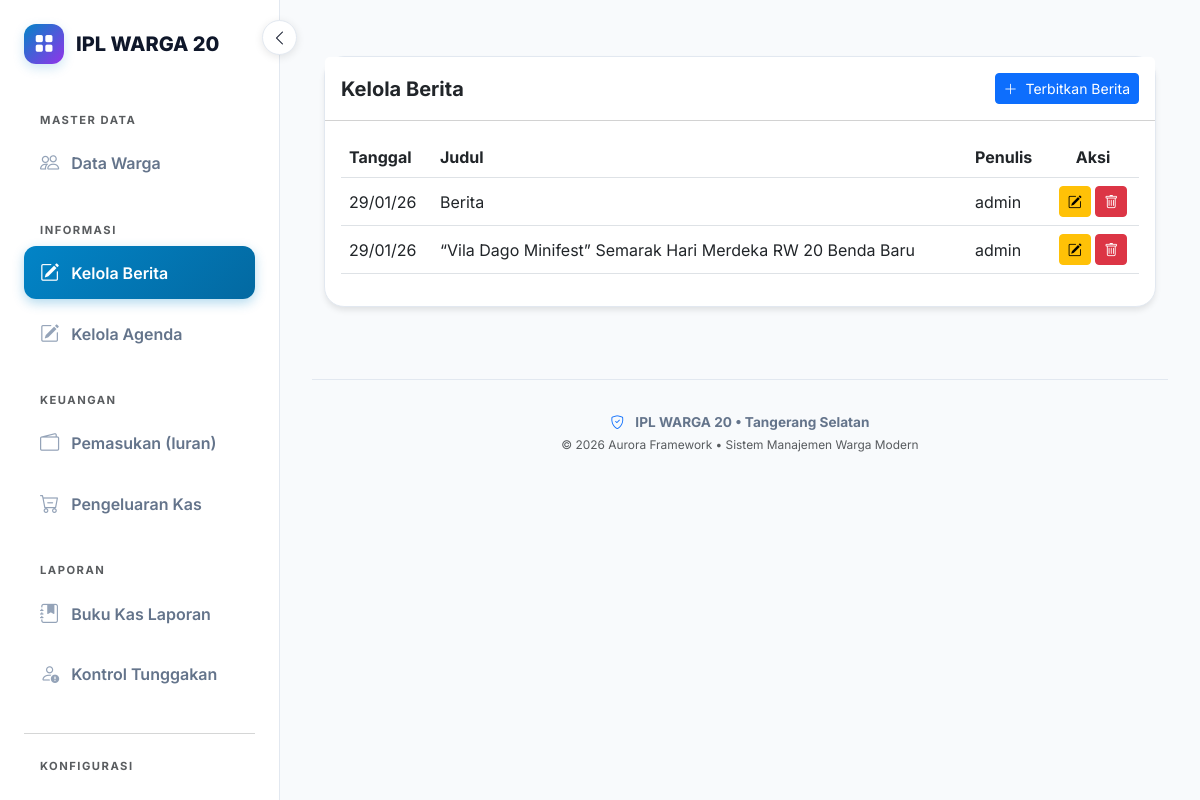
The app's page /admin/berita (signed in) with its own data.
### models.py (models this page shows)
class Identitas(db.Model):
    id = db.Column(db.Integer, primary_key=True)
    nama_app = db.Column(db.String(100))
    alamat = db.Column(db.String(255))
    kota = db.Column(db.String(50))
    no_hp = db.Column(db.String(20))
    ketua = db.Column(db.String(100))
    sekretaris = db.Column(db.String(100))
    keterangan = db.Column(db.String(255))
    visi = db.Column(db.Text)
    misi = db.Column(db.Text)
    sejarah = db.Column(db.Text)
    label_anggota = db.Column(db.String(50), default='Warga')
    label_iuran = db.Column(db.String(50), default='Iuran')
    label_tingkat1 = db.Column(db.String(50), default='Zona')
    label_tingkat2 = db.Column(db.String(50), default='Blok')
    label_tingkat3 = db.Column(db.String(50), default='Cluster')

class Berita(db.Model):
    id = db.Column(db.Integer, primary_key=True)
    judul = db.Column(db.String(200), nullable=False)
    isi = db.Column(db.Text, nullable=False)
    path_image = db.Column(db.String(255))
    tanggal = db.Column(db.DateTime, default=lambda: datetime.now(timezone.utc))
    penulis = db.Column(db.String(100))

### berita.py (the view)
@berita_bp.route('/admin/berita')
@login_required
def list_admin():
    data = Berita.query.order_by(Berita.tanggal.desc()).all()
    return render_template('berita_admin.html', data=data)

### app.py (called while the page is built)
@login_manager.user_loader
def load_user(user_id):
    return db.session.get(User, int(user_id))

@app.before_request
def check_app_license():
    if request.endpoint and ('static' in request.endpoint or 'activate_license' in request.endpoint):
        return
    status, days_left = license_mgr.check_license()
    if status == "EXPIRED":
        return render_template_string(ACTIVATION_PAGE_HTML, hwid=license_mgr.get_hwid())
    request.license_status = status
    request.license_days_left = days_left

@app.context_processor
def inject_globals():
    berita_sidebar = Berita.query.order_by(Berita.tanggal.desc()).limit(5).all()
    agenda_sidebar = Agenda.query.order_by(Agenda.tanggal_kegiatan.asc()).limit(3).all()
    status = getattr(request, 'license_status', 'ACTIVE')
    days = getattr(request, 'license_days_left', 0)
    return {
        'datetime': datetime,
        'identitas': Identitas.query.first(),
        'active_page': request.path,
        'current_user': current_user,
        'sidebar_berita': berita_sidebar,
        'sidebar_agenda': agenda_sidebar,
        'is_trial': (status == 'TRIAL'),
        'license_days': days,
        'machine_id': license_mgr.get_hwid()
    }

    def get_hwid(self):
        try:
            sys_plat = platform.system()
            if sys_plat == 'Windows':
                cmd = 'wmic csproduct get uuid'
                return subprocess.check_output(cmd, shell=True).decode().split('\n')[1].strip()
            elif sys_plat == 'Darwin':  # macOS
                cmd = "ioreg -rd1 -c IOPlatformExpertDevice | grep -E '(IOPlatformUUID|uuid)'"
                output = subprocess.check_output(cmd, shell=True).decode()
                return output.split('"')[-2]
            return hashlib.sha256(str(uuid.getnode()).encode()).hexdigest()[:16].upper()
        except Exception:
            return "UNKNOWN-MACHINE-ID"

    def get_expected_key(self):
        hwid = self.get_hwid()
        raw = f"{hwid}::{self.secret_salt}"
        return hashlib.sha256(raw.encode()).hexdigest()[:20].upper()

    def _load_license_file(self):
        if os.path.exists(self.license_file):
            try:
                with open(self.license_file, 'r') as f:
                    return json.load(f)
            except: return None
        return None

### templates/berita_admin.html (shortened to what this page needs)
{% extends "base.html" %}
{% block content %}
<div class="container py-4">
    <div class="card border-0 shadow-sm">
        <div class="card-header bg-white py-3 d-flex justify-content-between align-items-center">
            <h5 class="mb-0 fw-bold">Kelola Berita</h5>
            <button class="btn btn-primary btn-sm" data-bs-toggle="modal" data-bs-target="#modalTambah">
                <i class="bi bi-plus-lg me-1"></i> Terbitkan Berita
            </button>
        </div>
        <div class="card-body">
            <div class="table-responsive">
                <table class="table table-hover align-middle">
                    <thead>
                        <tr>
                            <th>Tanggal</th>
                            <th>Judul</th>
                            <th>Penulis</th>
                            <th class="text-center">Aksi</th>
                        </tr>
                    </thead>
                    <tbody>
                        {% for item in data %}
                        <tr>
                            <td>{{ item.tanggal.strftime('%d/%m/%y') }}</td>
                            <td>{{ item.judul }}</td>
                            <td>{{ item.penulis }}</td>
                            <td class="text-center">
                                <button type="button" class="btn btn-sm btn-warning btn-edit-berita"
                                        data-id="{{ item.id }}"
                                        data-judul="{{ item.judul }}"
                                        data-isi="{{ item.isi }}">
                                    <i class="bi bi-pencil-square"></i>
                                </button>
                                <a href="{{ url_for('berita.hapus', id=item.id) }}" class="btn btn-sm btn-danger" onclick="return confirm('Hapus berita ini?')">
                                    <i class="bi bi-trash"></i>
                                </a>
                            </td>
                        </tr>
                        {% endfor %}
                    </tbody>
                </table>
            </div>
        </div>
    </div>
</div>
{% endblock %}

### templates/base.html (shortened to what this page needs)
<!DOCTYPE html>
<html lang="id">
<head>
    <link href="https://cdn.jsdelivr.net/npm/bootstrap@5.3.0/dist/css/bootstrap.min.css" rel="stylesheet">
    <link rel="stylesheet" href="https://cdn.jsdelivr.net/npm/bootstrap-icons@1.11.0/font/bootstrap-icons.css">
    <link rel="stylesheet" href="https://cdnjs.cloudflare.com/ajax/libs/animate.css/4.1.1/animate.min.css"/>
</head>
<body>
    <button class="desktop-toggle btn d-none d-lg-flex" id="desktopToggle" aria-label="Toggle Sidebar">
        <i class="bi bi-chevron-left" id="toggleIcon"></i>
    </button>
    <nav class="sidebar" id="sidebar">
        <a href="/" class="sidebar-brand">
            <div class="brand-icon">
                <i class="bi bi-grid-fill"></i>
            </div>
            <span class="text-truncate">{{ identitas.nama_app if identitas else 'AURORA LEDGER' }}</span>
        </a>
        <div class="nav flex-column nav-pills">
            {% set active_page = request.path %}
            <small class="text-uppercase text-muted fw-bold mb-2 px-3 mt-2 section-title" style="font-size: 0.7rem; letter-spacing: 1.5px;">Master Data</small>
            <a href="/warga" class="nav-link {{ 'active' if active_page.startswith('/warga') }}">
                <i class="bi bi-people"></i> <span>Data {{ identitas.label_anggota }}</span>
            </a>
            <small class="text-uppercase text-muted fw-bold mb-2 px-3 mt-4 section-title" style="font-size: 0.7rem; letter-spacing: 1.5px;">Informasi</small>
            <a class="nav-link {{ 'active' if active_page.startswith('/admin/berita') }}" href="{{ url_for('berita.list_admin') }}">
                <i class="bi bi-pencil-square"></i> <span>Kelola Berita</span>
            </a>
            <a class="nav-link {{ 'active' if active_page.startswith('/admin/agenda') }}" href="{{ url_for('agenda.list_admin') }}">
                <i class="bi bi-pencil-square"></i> <span>Kelola Agenda</span>
            </a>
            <small class="text-uppercase text-muted fw-bold mb-2 px-3 mt-4 section-title" style="font-size: 0.7rem; letter-spacing: 1.5px;">Keuangan</small>
            <a class="nav-link {{ 'active' if active_page == '/' or active_page == '/bayar' }}" href="/">
                <i class="bi bi-wallet2"></i> <span>Pemasukan (Iuran)</span>
            </a>
            <a class="nav-link {{ 'active' if active_page.startswith('/pengeluaran') }}" href="/pengeluaran">
                <i class="bi bi-cart-dash"></i> <span>Pengeluaran Kas</span>
            </a>
            <small class="text-uppercase text-muted fw-bold mb-2 px-3 mt-4 section-title" style="font-size: 0.7rem; letter-spacing: 1.5px;">Laporan</small>
            <a class="nav-link {{ 'active' if active_page == '/laporan' }}" href="/laporan">
                <i class="bi bi-journal-bookmark-fill"></i> <span>Buku Kas Laporan</span>
            </a>
            <a class="nav-link {{ 'active' if active_page == '/laporan/tunggakan' }}" href="/laporan/tunggakan">
                <i class="bi bi-person-exclamation"></i> <span>Kontrol Tunggakan</span>
            </a>
            <hr class="my-4 text-muted opacity-25">
            <small class="text-uppercase text-muted fw-bold mb-2 px-3 section-title" style="font-size: 0.7rem; letter-spacing: 1.5px;">Konfigurasi</small>
            <a class="nav-link {{ 'active' if active_page.startswith('/identitas') }}" href="/identitas">
                <i class="bi bi-sliders"></i> <span>Identitas Aplikasi</span>
            </a>
        </div>
    </nav>
    <div class="main-content">
        <div class="animate__animated animate__fadeIn">
            {% block content %}{% endblock %}
        </div>
        <footer class="text-center mt-5">
            <div class="container-fluid">
                <p class="mb-1 fw-bold">
                    <i class="bi bi-shield-check me-2 text-primary"></i>
                    {{ identitas.nama_app if identitas else 'AURORA LEDGER' }}
                    {% if identitas and identitas.kota %} &bull; {{ identitas.kota }}{% endif %}
                </p>
                <p class="small mb-0 text-muted">
                    &copy; 2026 Aurora Framework &bull; Sistem Manajemen Warga Modern
                </p>
            </div>
        </footer>
    </div>
</body>
</html>

### templates/base.html (style rules this page uses)
* { margin: 0; padding: 0; box-sizing: border-box; }
:root { --electric-blue: #0284c7; --neon-purple: #9333ea; --sidebar-width: 280px; --sidebar-collapsed-width: 85px; --slate-dark: #0f172a; --slate-muted: #64748b; --bg-light: #f8fafc; --z-sidebar: 1030; --z-mobile-toggle: 1040; --z-sidebar-backdrop: 1025; --transition-speed: 0.3s; }
body { font-family: 'Inter', sans-serif; background: var(--bg-light); color: var(--slate-dark); min-height: 100vh; overflow-x: hidden; transition: background var(--transition-speed); }
.sidebar { width: var(--sidebar-width); height: 100vh; position: fixed; top: 0; left: 0; z-index: var(--z-sidebar); background: #ffffff; border-right: 1px solid #e2e8f0; padding: 1.5rem; display: flex; flex-direction: column; transition: width var(--transition-speed) ease, transform var(--transition-speed) ease; overflow-y: auto; overflow-x: hidden; }
.sidebar-brand { font-weight: 800; font-size: 1.25rem; color: var(--slate-dark); text-decoration: none; display: flex; align-items: center; margin-bottom: 2.5rem; white-space: nowrap; }
.brand-icon { width: 40px; height: 40px; min-width: 40px; background: linear-gradient(135deg, var(--electric-blue), var(--neon-purple)); border-radius: 12px; display: flex; align-items: center; justify-content: center; color: white; font-size: 1.2rem; margin-right: 0.75rem; box-shadow: 0 4px 12px rgba(2, 132, 199, 0.2); transition: margin var(--transition-speed); }
.nav-pills .nav-link { color: var(--slate-muted); font-weight: 600; padding: 0.75rem 1rem; border-radius: 12px; margin-bottom: 0.5rem; transition: all 0.2s ease; display: flex; align-items: center; white-space: nowrap; }
.nav-pills .nav-link i { font-size: 1.2rem; margin-right: 0.75rem; color: #94a3b8; }
.nav-pills .nav-link.active { background: linear-gradient(135deg, var(--electric-blue), #0369a1); color: #ffffff !important; box-shadow: 0 4px 12px rgba(2, 132, 199, 0.3); }
.nav-pills .nav-link.active i { color: #ffffff !important; }
.main-content { margin-left: var(--sidebar-width); padding: 2rem; min-height: 100vh; display: flex; flex-direction: column; transition: margin-left var(--transition-speed) ease; }
.menu-toggle, .desktop-toggle { position: fixed; z-index: var(--z-mobile-toggle); padding: 0.5rem 0.7rem; background: white; border-radius: 8px; box-shadow: 0 2px 8px rgba(0,0,0,0.1); border: 1px solid #e2e8f0; color: var(--slate-dark); cursor: pointer; display: flex; align-items: center; justify-content: center; }
.desktop-toggle { top: 1.25rem; left: calc(var(--sidebar-width) - 18px); transition: left var(--transition-speed) ease; width: 35px; height: 35px; border-radius: 50%; }
.card { background: #ffffff !important; border: 1px solid #e2e8f0 !important; border-radius: 20px; box-shadow: 0 4px 6px -1px rgba(0,0,0,0.1) !important; }
footer { margin-top: auto; padding-top: 2rem; border-top: 1px solid #e2e8f0; color: var(--slate-muted); font-size: 0.85rem; }

### records on screen
Identitas: nama_app "IPL WARGA 20", label_anggota "Warga", kota "Tangerang Selatan"
Berita: tanggal "29/01/26", judul "Berita", penulis "admin"
Berita: tanggal "29/01/26", judul "“Vila Dago Minifest” Semarak Hari Merdeka RW 20 Benda Baru", penulis "admin"
